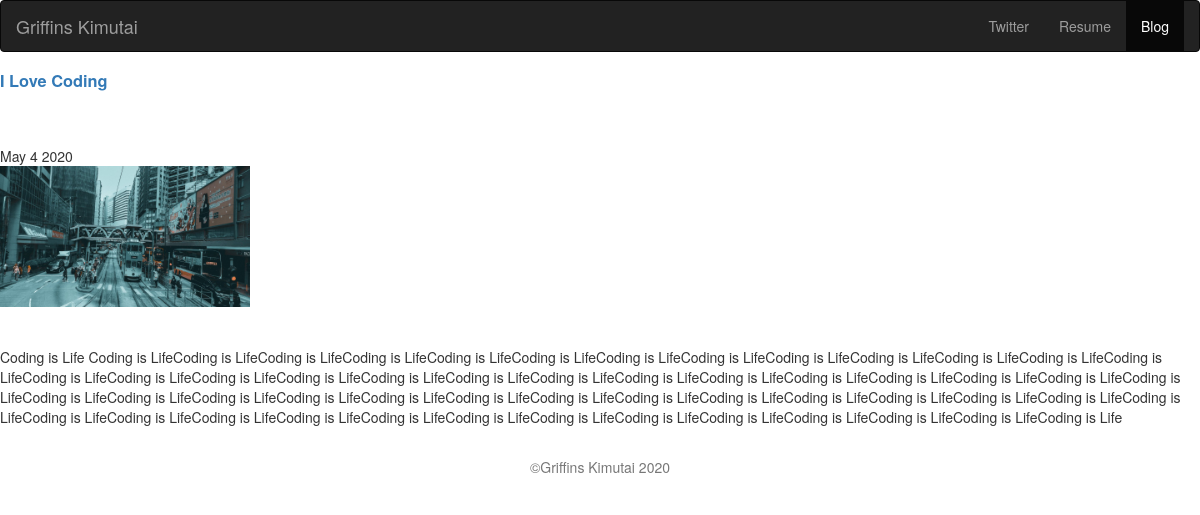
Page /blog/1/ on the committed database.
### blog/models.py (models this page shows, shortened)
class Blog(models.Model):
    title = models.CharField(max_length=100)
    pub_date = models.DateTimeField()
    body = models.TextField()
    image = models.ImageField(upload_to='images/')
    def pub_date_pretty(self):
        return self.pub_date.strftime('%b %e %Y')

### blog/views.py (the view)
# urls.py: path('<int:blog_id>/', views.detail, name="detail")
def detail(request, blog_id):
    detailblog = get_object_or_404(Blog, pk=blog_id )
    return render(request, 'detail.html', {'blog':detailblog})

### blog/templates/detail.html (shortened to what this page needs)
 {% load static  %}
<!DOCTYPE html><html lang="en"><head><meta http-equiv="Content-Type" content="text/html; charset=UTF-8"><link rel="stylesheet" type="text/css" href="cid:css-66af0e8f-dfd4-4338-bc2b-71f5f44ca0a9@mhtml.blink" />
    <link rel="stylesheet" href="http://maxcdn.bootstrapcdn.com/bootstrap/3.3.6/css/bootstrap.min.css">
    <link href="https://getbootstrap.com/docs/4.4/examples/album/album.css" rel="stylesheet">
  </head>
  <body>
    <header>
      <nav class="navbar navbar-inverse">
        <div class="container-fluid">
          <div class="navbar-header">
            <a class="navbar-brand" href="{%  url 'home' %}">Griffins Kimutai</a>
          </div>
          <div class="collapse navbar-collapse" id="myNavbar">
            <ul class="nav navbar-nav navbar-right">
              <li ><a href="http://twitter.com/griffokim">Twitter</a></li>
              <li><a href="{% static 'me.jpg' %}">Resume</a></li>
              <li class="active "><a href="{% url 'allblogs' %}">Blog</a></li>
            </ul>
          </div>
        </div>
      </nav>
</header>
<main role="main">
    <div>
    <a href="{%  url 'detail' blog.id %}"> <h1 style="display: block;
      font-size: 1.17em;
      margin-top: 1em;
      margin-bottom: 1em;
      margin-left: 0;
      margin-right: 0;
      font-weight: bold;"> {{ blog.title }}</h1></a>
   <br>
   <br>
   {{ blog.pub_date_pretty }}
   <br>
   <img class="img-fluid img-responsive" src="{{  blog.image.url  }}" height=200 width="250"/>
   <br>
   <br>
  <p>{{  blog.body }}</p>
  <br>
</div>
</main>
<footer class="text-muted">
  <div class="container text-center">
     <p >
        ©Griffins Kimutai {% now "Y" %}
     </p>
  </div>
</footer>
</body>
</html>

### rows in the picture
Blog: title "I Love Coding", pub_date_pretty "May 4 2020", image (picture), body "Coding is Life Coding is LifeCoding is LifeCoding is LifeCoding is LifeCoding is LifeCoding is LifeCoding is LifeCoding is LifeCoding is LifeCoding is LifeCoding is LifeCoding is LifeCoding is LifeCoding is LifeCoding is LifeCoding is LifeCoding is LifeCoding is LifeCoding is LifeCoding is LifeCoding is LifeCoding is LifeCoding is LifeCoding is LifeCoding is LifeCoding is LifeCoding is LifeCoding is LifeCoding is LifeCoding is LifeCoding is LifeCoding is LifeCoding is LifeCoding is LifeCoding is LifeCoding is LifeCoding is LifeCoding is LifeCoding is LifeCoding is LifeCoding is LifeCoding is LifeCoding is LifeCoding is LifeCoding is LifeCoding is LifeCoding is LifeCoding is LifeCoding is…"
